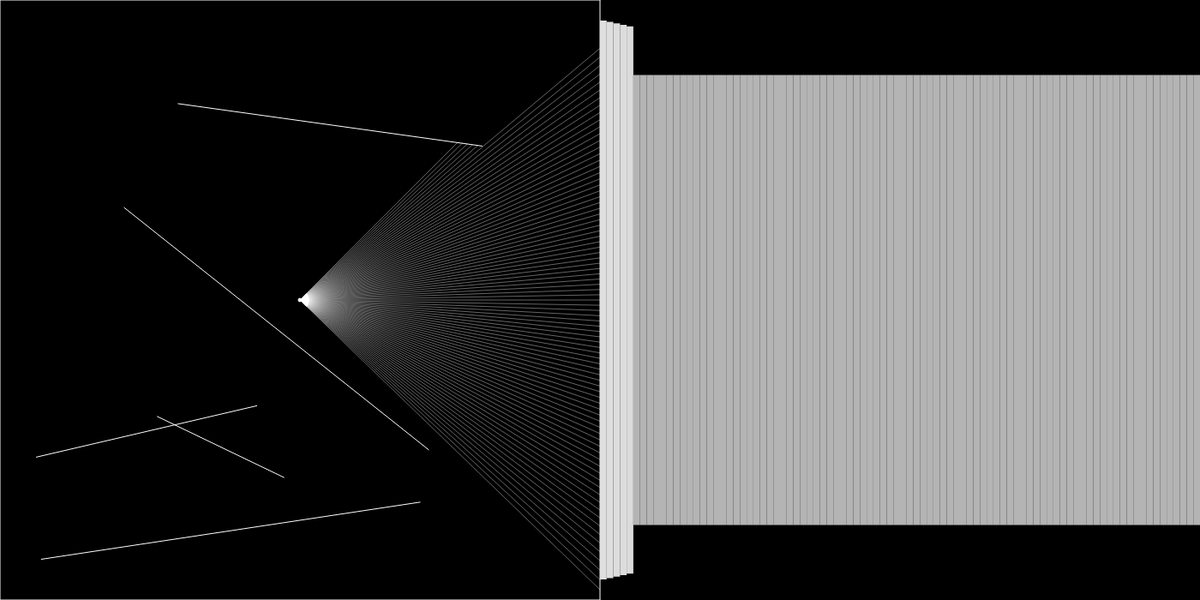
Frame 1 (no input)
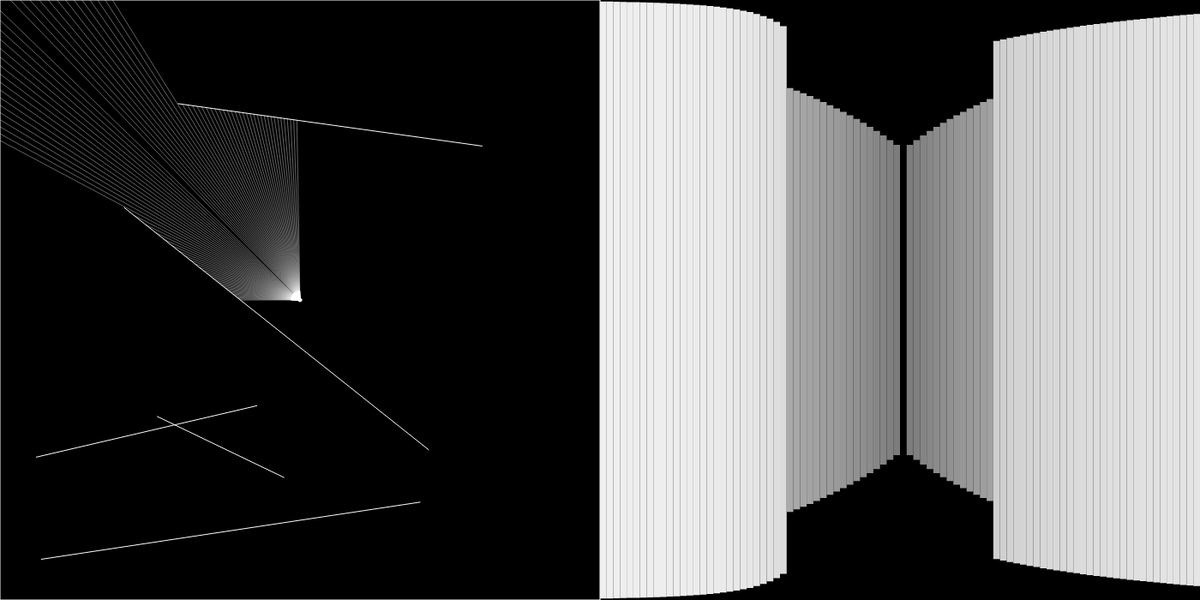
Frame 60 (no input)
Frame 120 (the mouse pressed at the canvas centre since frame 60): identical to frame 1, image omitted

The p5.js sketch that drew these frames (run headless with seeded random() and noise() and a simulated clock; from frame 60 on, the mouse is pressed at the canvas centre):

// p5.js sketch
// ── sketch.js
let w = [];
let cam;
let slices = [];
let sceneH = 700;
let sceneW = 700;
let width = 700;

let sliderFOV;
function setup() {
    createCanvas(1400, 700);
    w.push(new Wall(0, 0, width, 0));
    w.push(new Wall(0, 0, 0, height));
    w.push(new Wall(0, height, width, height));
    w.push(new Wall(width, 0, width, height));
    for(let i = 0; i < 5; i++){
        let x1 = random(width);
        let x2 = random(width);
        let y1 = random(width);
        let y2 = random(width);
        w.push(new Wall(x1, y1, x2, y2));
    }
    cam = new Camera();
    sliderFOV = createSlider(0, 360, 90);
    sliderFOV.input(changeFOV);
    cam.setFOV(90);
}

function changeFOV(){
    cam.setFOV(sliderFOV.value());
}

function draw() {
    background(0);
    for(let wall of w){
        wall.show();
    }
    cam.show();

    if(keyIsDown(LEFT_ARROW)){
        cam.rotate(-.01);
    }
    if(keyIsDown(RIGHT_ARROW)){
        cam.rotate(.01);
    }
    if(keyIsDown(UP_ARROW)){
        cam.move(1);
    }
    if(keyIsDown(DOWN_ARROW)){
        cam.move(-1);
    }

    slices = cam.look(w);
    let dw = sceneW / slices.length;
    push();
    translate(sceneW, 0);
    for(let i = 0; i < slices.length; i++){
        noStroke();
        const sq = slices[i]*slices[i];
        const wsq = sceneW * sceneW;
        let b = map(sq, 0, wsq, 240, 0);
        let h = map(sq, 0, wsq, sceneH, 0);
        fill(b);
        rectMode(CENTER);
        rect(i*dw + dw/2, sceneH/2, dw, h);
    }
    pop();

    cam.camLook(mouseX, mouseY);

    // cam.update(mouseX, mouseY);
}
// ── camera.js
class Camera{
    constructor(){
        this.pos = createVector(width/2, height/2);
        this.rays = [];
        this.heading = 0;
        this.fov = 90;
        for(let i = -this.fov/2; i < this.fov/2; i+=.5){
            this.rays.push(new Ray(this.pos, radians(i)));
        }
    }

    camLook(x, y) {
        let dir = p5.Vector.fromAngle(this.heading)
        dir.x = x - this.pos.x;
        dir.y = y - this.pos.y;
        // dir.normalize();
        this.heading = Math.atan2(dir.y, dir.x);
        for(let i = 0; i < this.rays.length; i++){
            this.rays[i].setAngle(radians(i-this.fov/2)+this.heading);
        }
    }

    rotate(angle){
        this.heading += angle;
        for(let i = 0; i < this.rays.length; i++){
            this.rays[i].setAngle(radians(i-this.fov/2)+this.heading);
        }
    }

    setFOV(fov){
        this.fov = fov;
        this.rays = [];
        for(let i = -this.fov/2; i < this.fov/2; i+=1){
            this.rays.push(new Ray(this.pos, radians(i) + this.heading));
        }
    }

    show(){
        fill(255);
        ellipse(this.pos.x, this.pos.y, 4);
        for(let ray of this.rays){
            ray.show();
        }
    }

    update(x, y){
        this.pos.set(x,y);
    }

    move(dist){
        const velocity = p5.Vector.fromAngle(this.heading);
        velocity.setMag(dist);
        this.pos.add(velocity);
    }

    look(walls){
        let slices = [];
        let i = 0;
        for(let ray of this.rays){
            let closestWall = null;
            let minDistance = Infinity;
            for(let wall of walls) {
                const intersect = ray.cast(wall);
                if (intersect) {
                    let dist = p5.Vector.dist(this.pos, intersect);
                    const a = ray.dir.heading() - this.heading;
                    dist *= Math.cos(a);
                    if(dist < minDistance){
                        minDistance = dist;
                        closestWall = intersect;
                    }
                }
            }
            if(closestWall) {
                stroke(255, 100);
                line(this.pos.x, this.pos.y, closestWall.x, closestWall.y);
            }
            slices[i] = minDistance;
            i++;
        }
        return slices;
    }
}
// ── ray.js
class Ray {
    constructor(pos, angle) {
        this.pos = pos;
        this.dir = p5.Vector.fromAngle(angle);
    }

    setAngle(angle){
        this.dir = p5.Vector.fromAngle(angle);
    }

    show() {
        stroke(255);
        push();
        translate(this.pos.x, this.pos.y);
        line(0, 0, this.dir.x * 10, this.dir.y * 10);
        pop();
    }

    look(x, y) {
        this.dir.x = x - this.pos.x;
        this.dir.y = y - this.pos.y;
        this.dir.normalize();
    }

    cast(wall) {
        const x1 = wall.a.x;
        const y1 = wall.a.y;
        const x2 = wall.b.x;
        const y2 = wall.b.y;

        const x3 = this.pos.x;
        const y3 = this.pos.y;
        const x4 = this.pos.x + this.dir.x;
        const y4 = this.pos.y + this.dir.y;

        const denominator = (x1 - x2) * (y3 - y4) - (y1 - y2) * (x3 - x4);
        if (denominator === 0) {
            return false
        }
        const t = ((x1 - x3) * (y3 - y4) - (y1 - y3) * (x3 - x4)) / denominator;
        const u = -((x1 - x2) * (y1 - y3) - (y1 - y2) * (x1 - x3)) / denominator;
        if (t > 0 && t < 1 && u > 0) {
            return createVector(x1 + t * (x2 - x1), y1 + t * (y2 - y1))
        }
        return false;
    }

    heading(){
        return this.heading;
    }
}
// ── wall.js
class Wall {
    constructor(x1, y1, x2, y2){
        this.a = createVector(x1, y1);
        this.b = createVector(x2, y2);
    }

    show() {
        stroke(255);
        line(this.a.x, this.a.y, this.b.x, this.b.y);
    }
}
